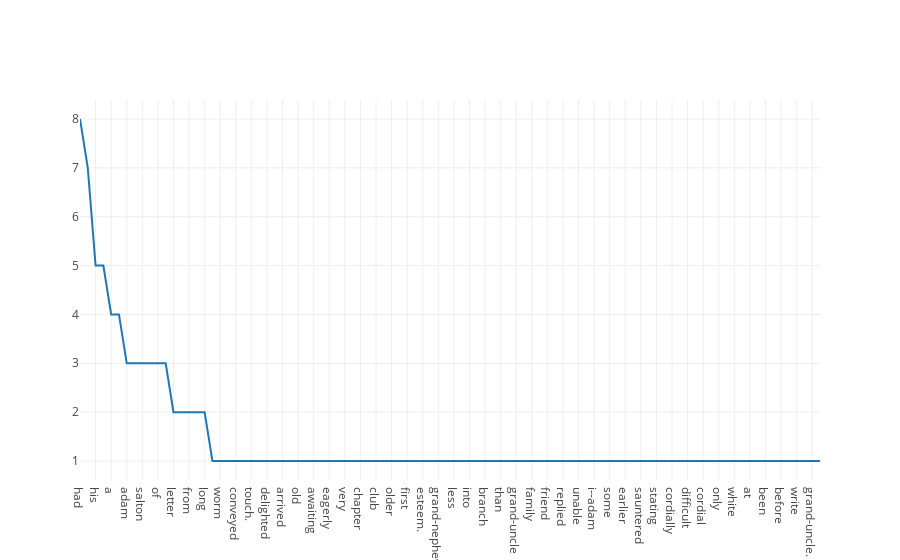

The notebook cell this image was saved under:
### Code cell
count_of_words=token_counts(words_corpus_sentence)
tokens = count_of_words
sorted_tokens = sorted(tokens.items(), key = lambda x: x[1], reverse=True)

# print(sorted_tokens)
    
#zip curve for unigrm frequency

from plotly import __version__
from plotly.offline import download_plotlyjs, init_notebook_mode, plot, iplot
from plotly.graph_objs import *
init_notebook_mode(connected=True)
iplot([{"x" : list(zip(*sorted_tokens))[0], "y": list(zip(*sorted_tokens))[1]}])

### Figure 1 — Plotly figure (JSON) as saved in the notebook; plotly's stock layout.template omitted (floating-point values rounded to 4 significant figures)
{"data": [{"type": "scatter", "uid": "3e815b5e-a3bc-11e8-b742-a402b9f9318e", "x": ["had", "the", "his", "he", "a", "to", "adam", "as", "salton", "and", "of", "with", "letter", "found", "from", "heard", "long", "spare.", "worm", "speak", "conveyed", "him", "touch.", "ensued.", "delighted", "just", "arrived", "trace", "old", "which", "awaiting", "father", "eagerly", "gentleman", "very", "time", "chapter", "year", "club", "richard", "older", "address.", "first", "that", "esteem.", "invitation", "grand-nephew's", "lair", "less", "interesting", "into", "empire", "branch", "arrives", "than", "it", "grand-uncle", "opened", "family", "nicoll", "friend", "often", "replied", "sydney", "unable", "claimed", "i--adam", "was", "some", "affectionate", "earlier", "lost", "sauntered", "my", "stating", "hill", "cordially", "for", "difficult", "bertha", "cordial", "could", "only", "lesser", "white", "people", "at", "when", "been", "stop", "before", "whom", "write", "kinship", "grand-uncle.", "correspondence"], "y": [8, 7, 5, 5, 4, 4, 3, 3, 3, 3, 3, 3, 2, 2, 2, 2, 2, 1, 1, 1, 1, 1, 1, 1, 1, 1, 1, 1, 1, 1, 1, 1, 1, 1, 1, 1, 1, 1, 1, 1, 1, 1, 1, 1, 1, 1, 1, 1, 1, 1, 1, 1, 1, 1, 1, 1, 1, 1, 1, 1, 1, 1, 1, 1, 1, 1, 1, 1, 1, 1, 1, 1, 1, 1, 1, 1, 1, 1, 1, 1, 1, 1, 1, 1, 1, 1, 1, 1, 1, 1, 1, 1, 1, 1, 1, 1]}], "layout": {}}
